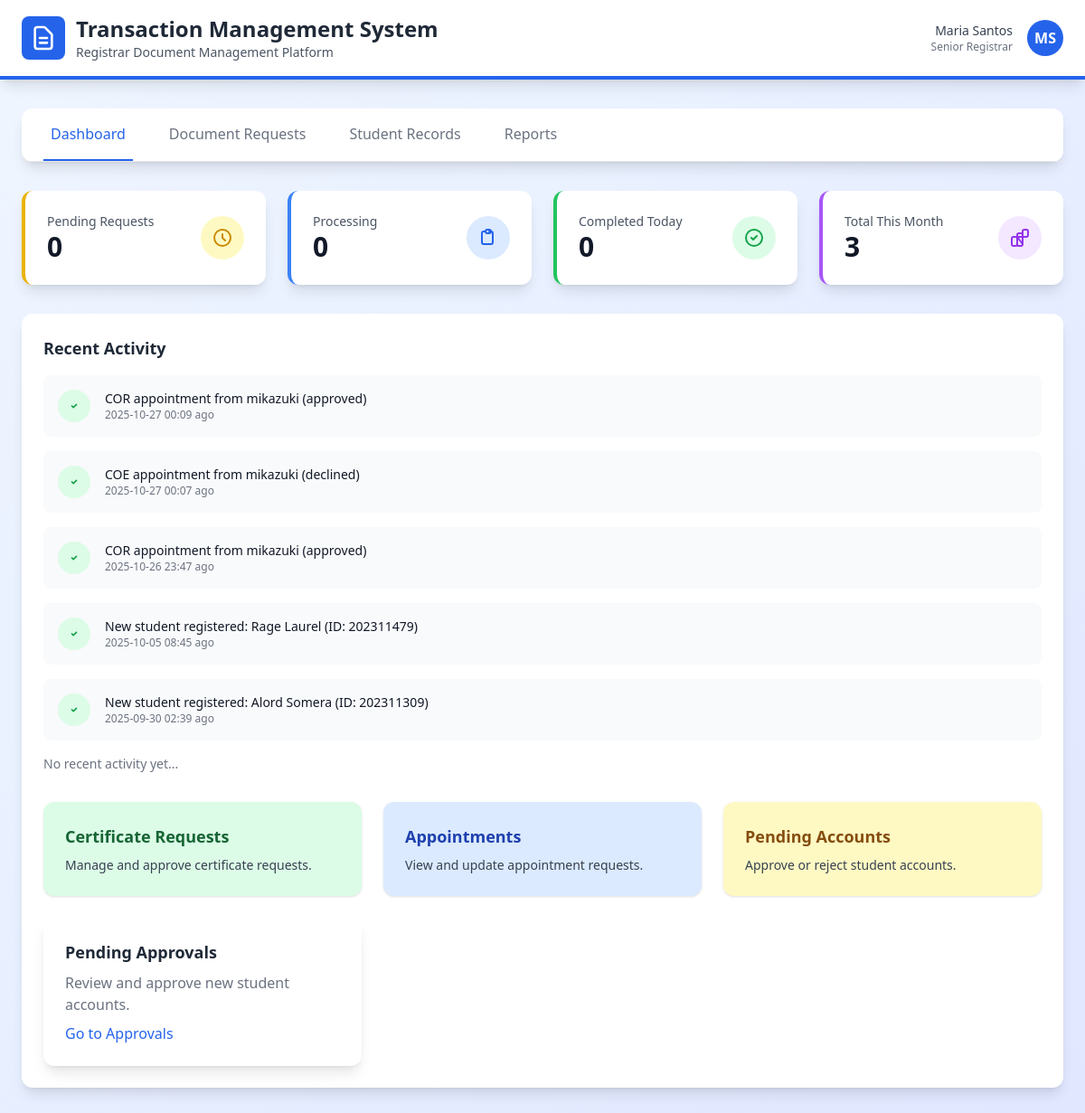
/registrar/dashboard/, run on the app's committed database.
### core/models.py (models this page shows, shortened)
class Appointment(models.Model):
    STATUS_CHOICES = [
        ("Pending", "Pending"),
        ("Approved", "Approved"),
        ("Declined", "Declined"),
    ]
    student = models.ForeignKey(User, on_delete=models.CASCADE, related_name="appointments")
    purpose = models.CharField(max_length=255)
    appointment_date = models.DateField()
    appointment_time = models.TimeField()
    remarks = models.TextField(blank=True, null=True)
    status = models.CharField(max_length=10, choices=STATUS_CHOICES, default="Pending")
    created_at = models.DateTimeField(auto_now=True)

class Profile(models.Model):
    user = models.OneToOneField(User, on_delete=models.CASCADE)
    student_number = models.CharField(max_length=50, unique=True)
    course = models.CharField(max_length=100, blank=True)
    year_level = models.CharField(max_length=10, blank=True)
    is_verified_email = models.BooleanField(default=False) #OTP verification that will be sent on their respective email
    is_approved_by_registrar = models.BooleanField(default=False) #registrar approval towards the accounts
    document = models.FileField(upload_to=upload_documents, null=True, blank=True) #allows the users to send their documents
    submitted_at = models.DateTimeField(null=True, blank=True) #create a time frame

### core/views.py (the view)
# urls.py: path("registrar/dashboard/", views.registrar_dashboard, name='registrar_dashboard'),
def registrar_dashboard(request):
    today = date.today()
    month_start = today.replace(day=1)
    pending_profiles = Profile.objects.filter(
        is_verified_email=True, is_approved_by_registrar=False
    ).count()
    processing_appointments = Appointment.objects.filter(status="Pending").count()
    completed_today = Appointment.objects.filter(
        status="Approved", appointment_date=today
    ).count()
    total_this_month = Appointment.objects.filter(
        created_at__date__gte=month_start
    ).count()
    recent_profiles = Profile.objects.order_by('-submitted_at')[:3]
    recent_appointments = Appointment.objects.order_by('-created_at')[:3]
    recent_activity = []
    for p in recent_profiles:
        recent_activity.append({
            "type": "Profile",
            "text": f"New student registered: {p.user.get_full_name()} (ID: {p.student_number})",
            "time": p.submitted_at,
        })
    for a in recent_appointments:
        recent_activity.append({
            "type": "Appointment",
            "text": f"{a.purpose} appointment from {a.student.username} ({a.status})",
            "time": a.created_at,
        })
    recent_activity = sorted(recent_activity, key=lambda x: x["time"], reverse=True)[:5]
    context = {
        "pending_profiles": pending_profiles,
        "processing_appointments": processing_appointments,
        "completed_today": completed_today,
        "total_this_month": total_this_month,
        "recent_activity": recent_activity,
    }
    return render(request, "core/registrar_website.html", context)

### core/templates/core/registrar_website.html (shortened to what this page needs)
{% load static %}
<!DOCTYPE html>
<html lang="en">
<head>
    <script src="https://cdn.tailwindcss.com"></script>
</head>
<body class="bg-gradient-to-br from-blue-50 to-indigo-100 min-h-screen">
    <header class="bg-white shadow-lg border-b-4 border-blue-600">
        <div class="max-w-7xl mx-auto px-6 py-4">
            <div class="flex items-center justify-between">
                <div class="flex items-center space-x-3">
                    <div class="bg-blue-600 p-2 rounded-lg">
                        <svg class="w-8 h-8 text-white" fill="none" stroke="currentColor" viewBox="0 0 24 24">
                            <path stroke-linecap="round" stroke-linejoin="round" stroke-width="2" d="M9 12h6m-6 4h6m2 5H7a2 2 0 01-2-2V5a2 2 0 012-2h5.586a1 1 0 01.707.293l5.414 5.414a1 1 0 01.293.707V19a2 2 0 01-2 2z"></path>
                        </svg>
                    </div>
                    <div>
                        <h1 class="text-2xl font-bold text-gray-800">Transaction Management System</h1>
                        <p class="text-sm text-gray-600">Registrar Document Management Platform</p>
                    </div>
                </div>
                <div class="flex items-center space-x-4">
                    <div class="text-right">
                        <p class="text-sm font-medium text-gray-700">Maria Santos</p>
                        <p class="text-xs text-gray-500">Senior Registrar</p>
                    </div>
                    <div class="w-10 h-10 bg-blue-600 rounded-full flex items-center justify-center text-white font-semibold">
                        MS
                    </div>
                </div>
            </div>
        </div>
    </header>
    <div class="max-w-7xl mx-auto px-6 py-8">
        <div class="bg-white rounded-xl shadow-lg mb-8">
            <div class="border-b border-gray-200">
                <nav class="flex space-x-8 px-6">
                    <button onclick="showTab('dashboard')" id="tab-dashboard" class="tab-button py-4 px-2 border-b-2 border-blue-600 text-blue-600 font-medium">
                        Dashboard
                    </button>
                    <button onclick="showTab('requests')" id="tab-requests" class="tab-button py-4 px-2 border-b-2 border-transparent text-gray-500 hover:text-gray-700">
                        Document Requests
                    </button>
                    <button onclick="showTab('students')" id="tab-students" class="tab-button py-4 px-2 border-b-2 border-transparent text-gray-500 hover:text-gray-700">
                        Student Records
                    </button>
                    <button onclick="showTab('reports')" id="tab-reports" class="tab-button py-4 px-2 border-b-2 border-transparent text-gray-500 hover:text-gray-700">
                        Reports
                    </button>
                </nav>
            </div>
        </div>
        <div id="dashboard-content" class="tab-content">
            <div class="grid grid-cols-1 md:grid-cols-2 lg:grid-cols-4 gap-6 mb-8">
                <div class="bg-white rounded-xl shadow-lg p-6 border-l-4 border-yellow-500">
                    <div class="flex items-center justify-between">
                        <div>
                            <p class="text-sm font-medium text-gray-600">Pending Requests</p>
                            <p class="text-3xl font-bold text-gray-900">{{ pending_profiles }}</p>
                        </div>
                        <div class="bg-yellow-100 p-3 rounded-full">
                            <svg class="w-6 h-6 text-yellow-600" fill="none" stroke="currentColor" viewBox="0 0 24 24">
                                <path stroke-linecap="round" stroke-linejoin="round" stroke-width="2" d="M12 8v4l3 3m6-3a9 9 0 11-18 0 9 9 0 0118 0z"></path>
                            </svg>
                        </div>
                    </div>
                </div>
                <div class="bg-white rounded-xl shadow-lg p-6 border-l-4 border-blue-500">
                    <div class="flex items-center justify-between">
                        <div>
                            <p class="text-sm font-medium text-gray-600">Processing</p>
                            <p class="text-3xl font-bold text-gray-900">{{ processing_appointments}}</p>
                        </div>
                        <div class="bg-blue-100 p-3 rounded-full">
                            <svg class="w-6 h-6 text-blue-600" fill="none" stroke="currentColor" viewBox="0 0 24 24">
                                <path stroke-linecap="round" stroke-linejoin="round" stroke-width="2" d="M9 5H7a2 2 0 00-2 2v10a2 2 0 002 2h8a2 2 0 002-2V7a2 2 0 00-2-2h-2M9 5a2 2 0 002 2h2a2 2 0 002-2M9 5a2 2 0 012-2h2a2 2 0 012 2"></path>
                            </svg>
                        </div>
                    </div>
                </div>
                <div class="bg-white rounded-xl shadow-lg p-6 border-l-4 border-green-500">
                    <div class="flex items-center justify-between">
                        <div>
                            <p class="text-sm font-medium text-gray-600">Completed Today</p>
                            <p class="text-3xl font-bold text-gray-900">{{ completed_today }}</p>
                        </div>
                        <div class="bg-green-100 p-3 rounded-full">
                            <svg class="w-6 h-6 text-green-600" fill="none" stroke="currentColor" viewBox="0 0 24 24">
                                <path stroke-linecap="round" stroke-linejoin="round" stroke-width="2" d="M9 12l2 2 4-4m6 2a9 9 0 11-18 0 9 9 0 0118 0z"></path>
                            </svg>
                        </div>
                    </div>
                </div>
                <div class="bg-white rounded-xl shadow-lg p-6 border-l-4 border-purple-500">
                    <div class="flex items-center justify-between">
                        <div>
                            <p class="text-sm font-medium text-gray-600">Total This Month</p>
                            <p class="text-3xl font-bold text-gray-900">{{ total_this_month}}</p>
                        </div>
                        <div class="bg-purple-100 p-3 rounded-full">
                        </div>
                    </div>
                </div>
            </div>
            <div class="bg-white rounded-xl shadow-lg p-6">
                <h3 class="text-lg font-semibold text-gray-800 mb-4">Recent Activity</h3>
                <div class="space-y-4">
                    {% for activity in recent_activity %}
                    <div class="flex items-center space-x-4 p-4 bg-gray-50 rounded-lg">
                        <div class="bg-green-100 p-2 rounded-full">
                            <svg class="w-5 h-5 text-green-600" fill="none" stroke="currentColor" viewBox="0 0 24 24">
                                <path stroke-linecap="round" stroke-linejoin="round" stroke-width="2" d="M9 12l2 2 4-4"></path>
                            </svg>
                        </div>
                        <div class="flex-1">
                            <p class="text-sm font-medium text-gray-900">{{ activity.text }}</p>
                            <p class="text-xs text-gray-500">{{ activity.time|date:"Y-m-d H:i" }} ago</p>
                        </div>
                    </div>
                    {% endfor %}
                    <p class="text-gray-500 text-sm">No recent activity yet...</p>
        </div>
         <div class="grid grid-cols-1 md:grid-cols-3 gap-6 mt-8">
            <a href="{% url 'core:registrar_certificates' %}" class="block bg-green-100 hover:bg-green-200 p-6 rounded-xl shadow transition">
                <h2 class="text-lg font-semibold text-green-800">Certificate Requests</h2>
                <p class="text-gray-700 text-sm mt-2">Manage and approve certificate requests.</p>
            </a>
            <a href="{% url 'core:registrar_appointments' %}" class="block bg-blue-100 hover:bg-blue-200 p-6 rounded-xl shadow transition">
                <h2 class="text-lg font-semibold text-blue-800">Appointments</h2>
                <p class="text-gray-700 text-sm mt-2">View and update appointment requests.</p>
            </a>
            <a href="{% url 'core:approval_list' %}" class="block bg-yellow-100 hover:bg-yellow-200 p-6 rounded-xl shadow transition">
                <h2 class="text-lg font-semibold text-yellow-800">Pending Accounts</h2>
                <p class="text-gray-700 text-sm mt-2">Approve or reject student accounts.</p>
            </a>
            <div class="bg-white rounded-xl shadow-lg p-6">
                <h3 class="text-lg font-semibold text-gray-800 mb-2">Pending Approvals</h3>
                <p class="text-gray-500 mb-2">Review and approve new student accounts.</p>
                <a href="{% url 'core:approval_list' %}" class="text-blue-600 hover:underline">Go to Approvals</a>
            </div>
        </div>
    </div>
</body>
</html>

### core/templates/core/registrar_website.html (style rules this page uses)
body { box-sizing: border-box; }

### data on the page
Appointment: time "2025-10-27 00:09"
Appointment: time "2025-10-27 00:07"
Appointment: time "2025-10-26 23:47"
Profile: time "2025-10-05 08:45"
Profile: time "2025-09-30 02:39"

### other printed values
{{ pending_profiles }} "0"
{{ processing_appointments }} "0"
{{ completed_today }} "0"
{{ total_this_month }} "3"
{{ activity.text }} "COR appointment from mikazuki (approved)" "COE appointment from mikazuki (declined)" "COR appointment from mikazuki (approved)" "New student registered: Rage Laurel (ID: 202311479)" "New student registered: Alord Somera (ID: 202311309)"
